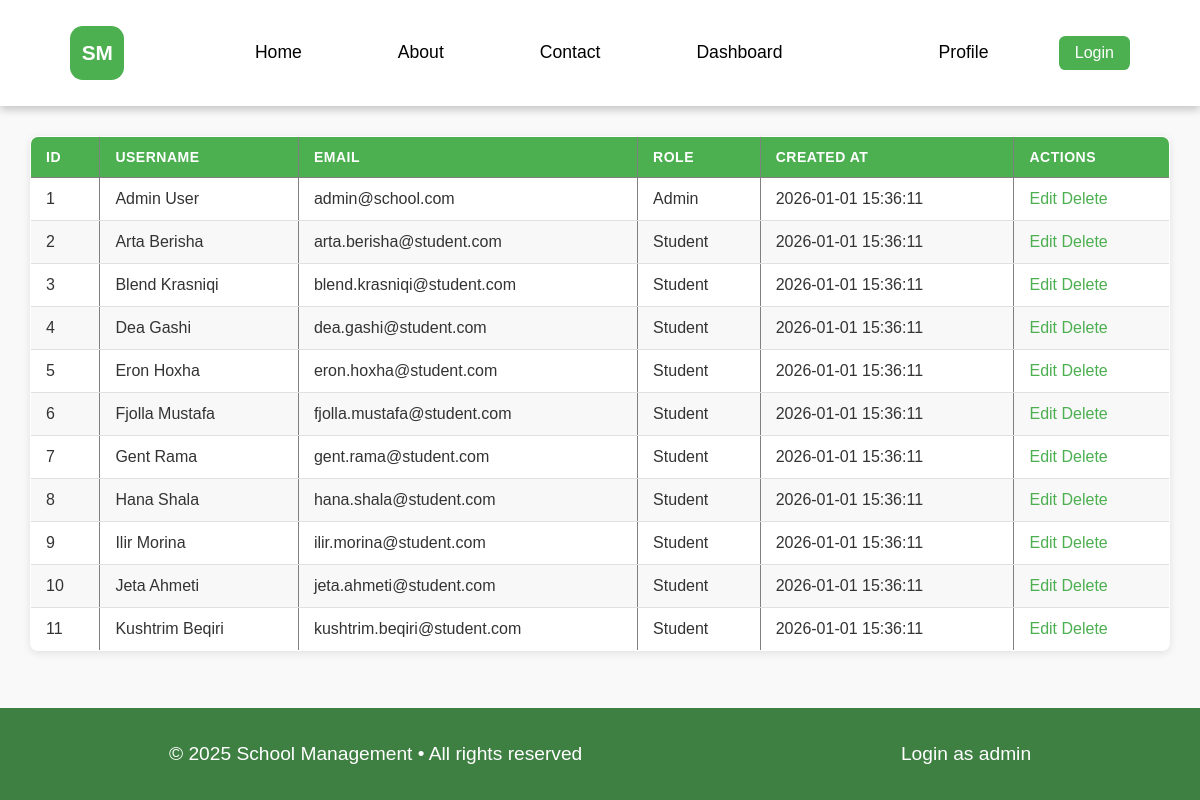
/admin/users.php, run on the app's committed database.
### tables this page shows
CREATE TABLE Users(
    UsersID INT AUTO_INCREMENT PRIMARY KEY,
    Name VARCHAR(100) NOT NULL,
    Email VARCHAR(100) NOT NULL UNIQUE,
    Password VARCHAR(255) NOT NULL,
    Role ENUM('Admin', 'Student') NOT NULL DEFAULT 'Student',
    CreatedAt TIMESTAMP DEFAULT CURRENT_TIMESTAMP
);

### admin/users.php (the view, shortened to what this page needs)
<!DOCTYPE html>
<html lang="en">
<head>
    <link rel="stylesheet" href="../CSS/Global.css">
    <link rel="stylesheet" href="css/users.css">
</head>
<body>
    <div id="app-header"></div>
    <main class="admin-container">
        <table border="1">
            <thead>
                <tr>
                    <th>ID</th>
                    <th>Username</th>
                    <th>Email</th>
                    <th>Role</th>
                    <th>Created At</th>
                    <th>Actions</th>
                </tr>
            </thead>
            <tbody>
                <?php
                    include '../config/database.php';
                    $sql = "SELECT * FROM users";
                    $result = $connection->query($sql);
                    while($row = $result->fetch_assoc()){
                        echo "
                            <tr>
                                <td>{$row['UsersID']}</td>
                                <td>{$row['Name']}</td>
                                <td>{$row['Email']}</td>
                                <td>{$row['Role']}</td>
                                <td>{$row['CreatedAt']}</td>
                                <td>
                                    <a href='edit.php?UsersID={$row['UsersID']}'>Edit</a>
                                    <a href='delete.php?UsersID={$row['UsersID']}' onclick='return confirm(\"Are you sure you want to delete this user?\")'>Delete</a>
                                </td>
                            </tr>
                        ";
                    }
                ?>
            </tbody>
        </table>
    </main>
    <div id="app-footer"></div>
</body>
</html>

### CSS/Global.css (style rules this page uses)
body { font-size: 62.5%; font-family: Arial, sans-serif; margin: 0; padding: 0; min-height: 100vh; display: flex; flex-direction: column; }
main { flex: 1; }

### admin/css/users.css (style rules this page uses)
body { margin: 0; padding: 0; display: flex; flex-direction: column; align-items: stretch; font-family: Arial, sans-serif; min-height: 100vh; width: 100%; overflow-x: hidden; }
.admin-container { padding: 1.875rem; background-color: #f9f9f9; display: flex; justify-content: flex-start; align-items: flex-start; flex-direction: column; width: 100%; max-width: 75rem; margin: 0 auto; box-sizing: border-box; flex-grow: 1; }
table { width: 100%; font-size: medium; border-collapse: collapse; color: #333; font-family: Arial, sans-serif; text-align: left; background-color: white; box-shadow: 0 0.125rem 0.5rem rgba(0, 0, 0, 0.1); border-radius: 0.5rem; overflow: hidden; }
th { background-color: #4CAF50; color: white; padding: 0.75rem 0.9375rem; font-weight: 600; text-transform: uppercase; font-size: 0.875rem; letter-spacing: 0.03125rem; }
td { padding: 0.75rem 0.9375rem; border-bottom: 0.0625rem solid #e0e0e0; }
tr:nth-child(even) { background-color: #f8f8f8; }
tbody tr:last-child td { border-bottom: none; }
a { text-decoration: none; color: #4CAF50; font-weight: 500; transition: color 0.2s ease; }

### data on the page
users: UsersID "1", Name "Admin User", Email "admin@school.com", Role "Admin", CreatedAt "2026-01-01 15:36:11"
users: UsersID "2", Name "Arta Berisha", Email "arta.berisha@student.com", Role "Student", CreatedAt "2026-01-01 15:36:11"
users: UsersID "3", Name "Blend Krasniqi", Email "blend.krasniqi@student.com", Role "Student", CreatedAt "2026-01-01 15:36:11"
users: UsersID "4", Name "Dea Gashi", Email "dea.gashi@student.com", Role "Student", CreatedAt "2026-01-01 15:36:11"
users: UsersID "5", Name "Eron Hoxha", Email "eron.hoxha@student.com", Role "Student", CreatedAt "2026-01-01 15:36:11"
users: UsersID "6", Name "Fjolla Mustafa", Email "fjolla.mustafa@student.com", Role "Student", CreatedAt "2026-01-01 15:36:11"
users: UsersID "7", Name "Gent Rama", Email "gent.rama@student.com", Role "Student", CreatedAt "2026-01-01 15:36:11"
users: UsersID "8", Name "Hana Shala", Email "hana.shala@student.com", Role "Student", CreatedAt "2026-01-01 15:36:11"
users: UsersID "9", Name "Ilir Morina", Email "ilir.morina@student.com", Role "Student", CreatedAt "2026-01-01 15:36:11"
users: UsersID "10", Name "Jeta Ahmeti", Email "jeta.ahmeti@student.com", Role "Student", CreatedAt "2026-01-01 15:36:11"
users: UsersID "11", Name "Kushtrim Beqiri", Email "kushtrim.beqiri@student.com", Role "Student", CreatedAt "2026-01-01 15:36:11"
